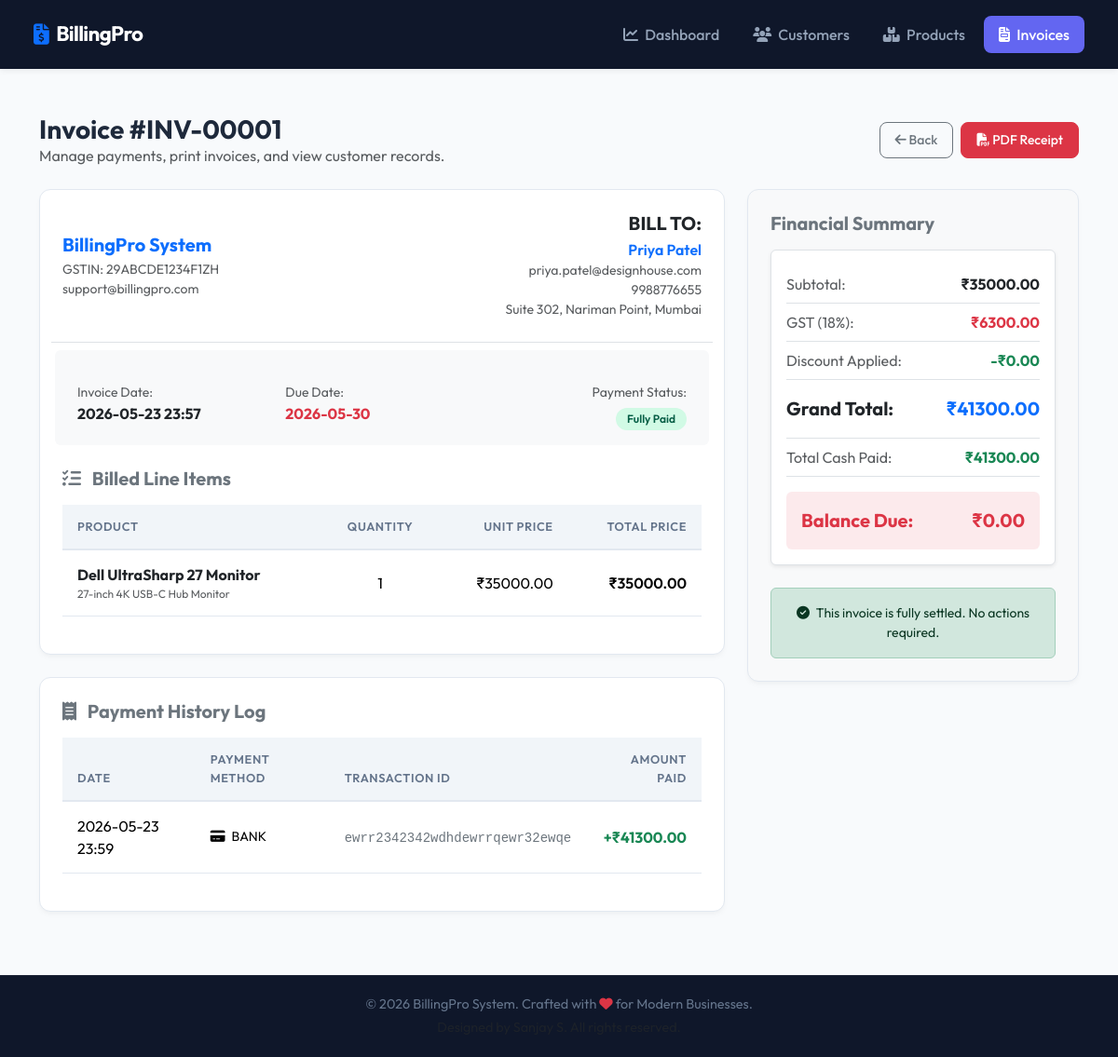
The app's page /invoices/5/ with its own data.
### core/models.py (models this page shows, shortened)
class Invoice(models.Model):
    customer = models.ForeignKey(Customer, on_delete=models.CASCADE)
    invoice_number = models.CharField(max_length=20, unique=True)
    date = models.DateTimeField(default=timezone.now)
    due_date = models.DateTimeField(blank=True, null=True)
    subtotal = models.DecimalField(max_digits=10, decimal_places=2, default=0.00)
    tax_rate = models.DecimalField(max_digits=5, decimal_places=2, default=0.00) # e.g. 18.00 for 18%
    tax_amount = models.DecimalField(max_digits=10, decimal_places=2, default=0.00)
    discount_amount = models.DecimalField(max_digits=10, decimal_places=2, default=0.00)
    total_amount = models.DecimalField(max_digits=10, decimal_places=2, default=0.00)
    paid = models.BooleanField(default=False)

class Customer(models.Model):
    name = models.CharField(max_length=200)
    email = models.EmailField(unique=True, blank=True, null=True)
    phone = models.CharField(max_length=15, blank=True, null=True)
    address = models.TextField(blank=True, null=True)
    created_at = models.DateTimeField(default=timezone.now)

class InvoiceItem(models.Model):
    invoice = models.ForeignKey(Invoice, on_delete=models.CASCADE, related_name='items')
    product = models.ForeignKey(Product, on_delete=models.SET_NULL, null=True)
    quantity = models.PositiveIntegerField(default=1)
    unit_price = models.DecimalField(max_digits=10, decimal_places=2)
    total = models.DecimalField(max_digits=10, decimal_places=2)

class Product(models.Model):
    name = models.CharField(max_length=200)
    description = models.TextField(blank=True, null=True)
    price = models.DecimalField(max_digits=10, decimal_places=2)
    stock = models.PositiveIntegerField(default=0)
    created_at = models.DateTimeField(default=timezone.now)

class Payment(models.Model):
    invoice = models.ForeignKey(Invoice, on_delete=models.CASCADE)
    amount_paid = models.DecimalField(max_digits=10, decimal_places=2)
    payment_date = models.DateTimeField(default=timezone.now)
    payment_method = models.CharField(max_length=50, choices=[
        ('cash', 'Cash'),
        ('card', 'Card'),
        ('upi', 'UPI'),
        ('bank', 'Bank Transfer')
    ])
    transaction_id = models.CharField(max_length=100, blank=True, null=True)

### core/views.py (the view)
# urls.py: path('invoices/<int:pk>/', views.invoice_detail, name='invoice_detail'),
def invoice_detail(request, pk):
    invoice = get_object_or_404(Invoice, pk=pk)
    payments = Payment.objects.filter(invoice=invoice)
    total_paid = sum(p.amount_paid for p in payments)
    balance = invoice.total_amount - total_paid
    return render(request, 'core/invoice_detail.html', {
        'invoice': invoice,
        'items': invoice.items.all(),
        'payments': payments,
        'total_paid': total_paid,
        'balance': balance
    })

### templates/core/invoice_detail.html (shortened to what this page needs)
{% extends 'core/base.html' %}
{% block content %}
<div class="d-flex justify-content-between align-items-center mb-4">
    <div>
        <h3 class="fw-bold mb-0">Invoice #{{ invoice.invoice_number }}</h3>
        <p class="text-muted mb-0">Manage payments, print invoices, and view customer records.</p>
    </div>
    <div class="d-flex gap-2">
        <a href="{% url 'invoice_list' %}" class="btn btn-outline-secondary btn-sm"><i class="fa-solid fa-arrow-left"></i> Back</a>
        <a href="{% url 'download_invoice_pdf' invoice.id %}" class="btn btn-danger btn-sm"><i class="fa-solid fa-file-pdf"></i> PDF Receipt</a>
    </div>
</div>
<div class="row g-4">
    <div class="col-lg-8">
        <div class="card p-4 mb-4">
            <div class="row pb-4 mb-4 border-bottom align-items-center">
                <div class="col-sm-6">
                    <h5 class="fw-bold text-primary mb-1">BillingPro System</h5>
                    <p class="text-muted small mb-0">GSTIN: 29ABCDE1234F1ZH<br>support@billingpro.com</p>
                </div>
                <div class="col-sm-6 text-sm-end mt-3 mt-sm-0">
                    <h5 class="fw-bold mb-1">BILL TO:</h5>
                    <a href="{% url 'customer_detail' invoice.customer.id %}" class="text-decoration-none fw-semibold">{{ invoice.customer.name }}</a>
                    <p class="text-muted small mb-0">{{ invoice.customer.email }}<br>{{ invoice.customer.phone }}<br>{{ invoice.customer.address }}</p>
                </div>
            </div>
            <div class="row g-3 mb-4 text-center text-sm-start bg-light p-3 rounded">
                <div class="col-sm-4">
                    <span class="text-muted small block">Invoice Date:</span>
                    <strong class="d-block">{{ invoice.date|date:"Y-m-d H:i" }}</strong>
                </div>
                <div class="col-sm-4">
                    <span class="text-muted small block">Due Date:</span>
                    <strong class="d-block text-danger">{% if invoice.due_date %}{{ invoice.due_date|date:"Y-m-d" }}{% else %}N/A{% endif %}</strong>
                </div>
                <div class="col-sm-4 text-sm-end">
                    <span class="text-muted small block">Payment Status:</span>
                    <div class="mt-1">
                        {% if invoice.paid %}
                            <span class="badge bg-paid">Fully Paid</span>
                        {% elif total_paid > 0 %}
                            <span class="badge bg-partial">Partially Paid</span>
                        {% else %}
                            <span class="badge bg-unpaid">Unpaid</span>
                        {% endif %}
                    </div>
                </div>
            </div>
            <h5 class="fw-bold mb-3 text-secondary"><i class="fa-solid fa-list-check me-2"></i> Billed Line Items</h5>
            <div class="table-responsive">
                <table class="table align-middle">
                    <thead>
                        <tr>
                            <th>Product</th>
                            <th class="text-center">Quantity</th>
                            <th class="text-end">Unit Price</th>
                            <th class="text-end">Total Price</th>
                        </tr>
                    </thead>
                    <tbody>
                        {% for item in items %}
                            <tr>
                                <td>
                                    <strong class="text-dark">{{ item.product.name }}</strong>
                                    {% if item.product.description %}
                                        <div class="text-muted small" style="font-size: 0.75rem;">{{ item.product.description }}</div>
                                    {% endif %}
                                </td>
                                <td class="text-center">{{ item.quantity }}</td>
                                <td class="text-end">₹{{ item.unit_price|floatformat:2 }}</td>
                                <td class="text-end fw-semibold">₹{{ item.total|floatformat:2 }}</td>
                            </tr>
                        {% endfor %}
                    </tbody>
                </table>
            </div>
        </div>
        <div class="card p-4">
            <h5 class="fw-bold mb-3 text-secondary"><i class="fa-solid fa-receipt me-2"></i> Payment History Log</h5>
            <div class="table-responsive">
                <table class="table align-middle table-sm">
                    <thead>
                        <tr>
                            <th>Date</th>
                            <th>Payment Method</th>
                            <th>Transaction ID</th>
                            <th class="text-end">Amount Paid</th>
                        </tr>
                    </thead>
                    <tbody>
                        {% for payment in payments %}
                            <tr>
                                <td>{{ payment.payment_date|date:"Y-m-d H:i" }}</td>
                                <td class="text-uppercase small"><i class="fa-solid fa-credit-card me-1"></i> {{ payment.payment_method }}</td>
                                <td><code class="text-secondary">{{ payment.transaction_id|default:"N/A" }}</code></td>
                                <td class="text-end text-success fw-bold">+₹{{ payment.amount_paid|floatformat:2 }}</td>
                            </tr>
                        {% empty %}
                            <tr>
                                <td colspan="4" class="text-center text-muted py-4">No payments recorded for this invoice yet.</td>
                            </tr>
                        {% endfor %}
                    </tbody>
                </table>
            </div>
        </div>
    </div>
    <div class="col-lg-4">
        <div class="card p-4 bg-light">
            <h5 class="fw-bold mb-3 text-secondary">Financial Summary</h5>
            <div class="bg-white p-3 rounded border mb-4 shadow-sm">
                <div class="d-flex justify-content-between py-2 border-bottom border-dashed">
                    <span class="text-muted">Subtotal:</span>
                    <strong class="text-dark">₹{{ invoice.subtotal|floatformat:2 }}</strong>
                </div>
                <div class="d-flex justify-content-between py-2 border-bottom border-dashed">
                    <span class="text-muted">GST ({{ invoice.tax_rate|floatformat:0 }}%):</span>
                    <strong class="text-danger">₹{{ invoice.tax_amount|floatformat:2 }}</strong>
                </div>
                <div class="d-flex justify-content-between py-2 border-bottom border-dashed">
                    <span class="text-muted">Discount Applied:</span>
                    <strong class="text-success">-₹{{ invoice.discount_amount|floatformat:2 }}</strong>
                </div>
                <div class="d-flex justify-content-between py-3 border-bottom fs-5">
                    <span class="fw-bold">Grand Total:</span>
                    <strong class="text-primary fw-bold">₹{{ invoice.total_amount|floatformat:2 }}</strong>
                </div>
                <div class="d-flex justify-content-between py-2 border-bottom border-dashed">
                    <span class="text-muted">Total Cash Paid:</span>
                    <strong class="text-success">₹{{ total_paid|floatformat:2 }}</strong>
                </div>
                <div class="d-flex justify-content-between py-3 text-danger fs-5 bg-danger bg-opacity-10 p-3 rounded mt-3">
                    <span class="fw-bold">Balance Due:</span>
                    <strong class="fw-bold">₹{{ balance|floatformat:2 }}</strong>
                </div>
            </div>
            {% if balance > 0 %}
                <div class="alert alert-warning text-center small mb-0">
                    <i class="fa-solid fa-circle-exclamation me-1"></i> Balance remaining is <strong>₹{{ balance|floatformat:2 }}</strong>. Please collect payments.
                </div>
            {% else %}
                <div class="alert alert-success text-center small mb-0">
                    <i class="fa-solid fa-circle-check me-1"></i> This invoice is fully settled. No actions required.
                </div>
            {% endif %}
        </div>
    </div>
</div>
{% endblock %}

### templates/core/base.html (style rules this page uses)
:root { --primary: #6366f1; --primary-hover: #4f46e5; --secondary: #0f172a; --background: #f8fafc; --card-bg: #ffffff; --text-main: #1e293b; --text-muted: #64748b; --border: #e2e8f0; --success: #10b981; --warning: #f59e0b; --danger: #ef4444; }
body { background-color: var(--background); color: var(--text-main); font-family: 'Outfit', 'Inter', sans-serif; min-height: 100vh; display: flex; flex-direction: column; }
.card { background-color: var(--card-bg); border: 1px solid var(--border); border-radius: 12px; box-shadow: 0 4px 6px -1px rgba(0, 0, 0, 0.03), 0 2px 4px -1px rgba(0, 0, 0, 0.02); margin-bottom: 20px; }
.btn { font-weight: 500; border-radius: 8px; padding: 8px 16px; transition: all 0.2s ease; }
.table { border-collapse: separate; border-spacing: 0; }
.table th { background-color: #f1f5f9; color: var(--text-muted); font-weight: 600; font-size: 0.8rem; text-transform: uppercase; letter-spacing: 0.05em; padding: 14px 16px; border-bottom: 2px solid var(--border); }
.table td { padding: 14px 16px; border-bottom: 1px solid var(--border); vertical-align: middle; }
.badge { font-weight: 600; font-size: 0.75rem; padding: 6px 12px; border-radius: 20px; }
.bg-paid { background-color: #d1fae5; color: #065f46; }

### records on screen
Invoice: invoice_number "INV-00001", customer.name "Priya Patel", customer.email "priya.patel@designhouse.com", customer.phone "9988776655", customer.address "Suite 302, Nariman Point, Mumbai", date "2026-05-23 23:57", due_date "2026-05-30", subtotal "35000.00", tax_rate "18", tax_amount "6300.00", discount_amount "0.00", total_amount "41300.00"
InvoiceItem: product.name "Dell UltraSharp 27 Monitor", product.description "27-inch 4K USB-C Hub Monitor", quantity "1", unit_price "35000.00", total "35000.00"
Payment: payment_date "2026-05-23 23:59", payment_method "BANK", transaction_id "ewrr2342342wdhdewrrqewr32ewqe", amount_paid "41300.00"

### other values on screen
{{ total_paid|floatformat:2 }} "41300.00"
{{ balance|floatformat:2 }} "0.00"
